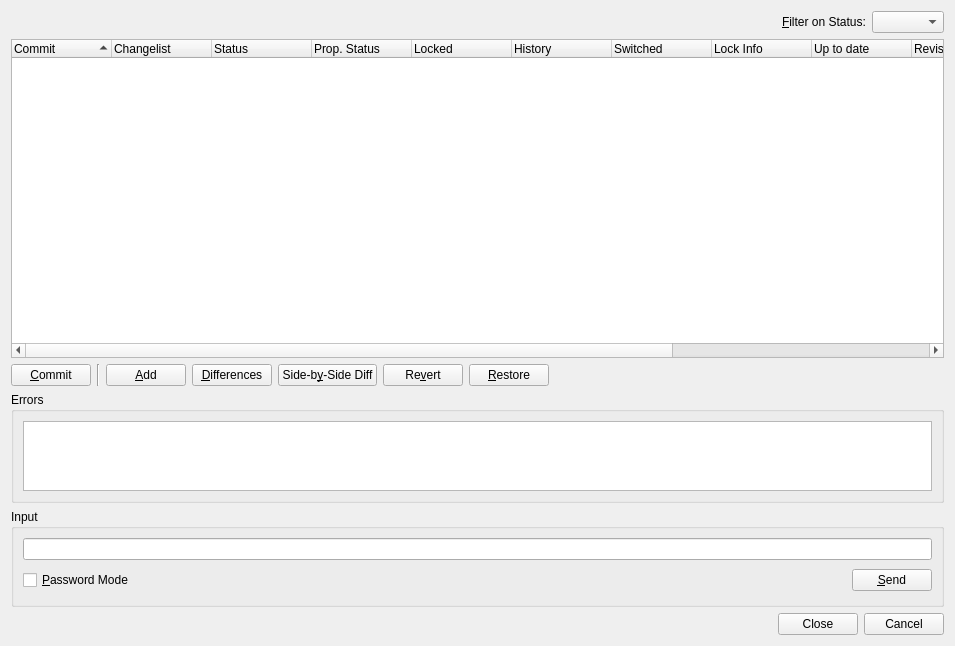
<?xml version="1.0" encoding="UTF-8"?>
<ui version="4.0">
 <class>SvnStatusDialog</class>
 <widget class="QWidget" name="SvnStatusDialog">
  <property name="geometry">
   <rect>
    <x>0</x>
    <y>0</y>
    <width>955</width>
    <height>646</height>
   </rect>
  </property>
  <property name="windowTitle">
   <string>Subversion Status</string>
  </property>
  <property name="whatsThis">
   <string>&lt;b&gt;Subversion Status&lt;/b&gt;
&lt;p&gt;This dialog shows the status of the selected file or project.&lt;/p&gt;</string>
  </property>
  <layout class="QVBoxLayout" name="verticalLayout">
   <item>
    <layout class="QHBoxLayout" name="horizontalLayout_2">
     <item>
      <spacer name="horizontalSpacer_2">
       <property name="orientation">
        <enum>Qt::Horizontal</enum>
       </property>
       <property name="sizeHint" stdset="0">
        <size>
         <width>40</width>
         <height>20</height>
        </size>
       </property>
      </spacer>
     </item>
     <item>
      <widget class="QLabel" name="label">
       <property name="text">
        <string>&amp;Filter on Status:</string>
       </property>
       <property name="buddy">
        <cstring>statusFilterCombo</cstring>
       </property>
      </widget>
     </item>
     <item>
      <widget class="QComboBox" name="statusFilterCombo">
       <property name="toolTip">
        <string>Select the status of entries to be shown</string>
       </property>
       <property name="sizeAdjustPolicy">
        <enum>QComboBox::AdjustToContents</enum>
       </property>
      </widget>
     </item>
    </layout>
   </item>
   <item>
    <widget class="QTreeWidget" name="statusList">
     <property name="sizePolicy">
      <sizepolicy hsizetype="Expanding" vsizetype="Expanding">
       <horstretch>0</horstretch>
       <verstretch>3</verstretch>
      </sizepolicy>
     </property>
     <property name="alternatingRowColors">
      <bool>true</bool>
     </property>
     <property name="selectionMode">
      <enum>QAbstractItemView::ExtendedSelection</enum>
     </property>
     <property name="rootIsDecorated">
      <bool>false</bool>
     </property>
     <property name="sortingEnabled">
      <bool>true</bool>
     </property>
     <column>
      <property name="text">
       <string>Commit</string>
      </property>
     </column>
     <column>
      <property name="text">
       <string>Changelist</string>
      </property>
     </column>
     <column>
      <property name="text">
       <string>Status</string>
      </property>
     </column>
     <column>
      <property name="text">
       <string>Prop. Status</string>
      </property>
     </column>
     <column>
      <property name="text">
       <string>Locked</string>
      </property>
     </column>
     <column>
      <property name="text">
       <string>History</string>
      </property>
     </column>
     <column>
      <property name="text">
       <string>Switched</string>
      </property>
     </column>
     <column>
      <property name="text">
       <string>Lock Info</string>
      </property>
     </column>
     <column>
      <property name="text">
       <string>Up to date</string>
      </property>
     </column>
     <column>
      <property name="text">
       <string>Revision</string>
      </property>
     </column>
     <column>
      <property name="text">
       <string>Last Change</string>
      </property>
     </column>
     <column>
      <property name="text">
       <string>Author</string>
      </property>
     </column>
     <column>
      <property name="text">
       <string>Path</string>
      </property>
     </column>
    </widget>
   </item>
   <item>
    <layout class="QHBoxLayout" name="horizontalLayout">
     <item>
      <widget class="QPushButton" name="commitButton">
       <property name="toolTip">
        <string>Commit the selected changes</string>
       </property>
       <property name="text">
        <string>&amp;Commit</string>
       </property>
      </widget>
     </item>
     <item>
      <widget class="Line" name="line">
       <property name="orientation">
        <enum>Qt::Vertical</enum>
       </property>
      </widget>
     </item>
     <item>
      <widget class="QPushButton" name="addButton">
       <property name="toolTip">
        <string>Add the selected entries to the repository</string>
       </property>
       <property name="text">
        <string>&amp;Add</string>
       </property>
      </widget>
     </item>
     <item>
      <widget class="QPushButton" name="diffButton">
       <property name="toolTip">
        <string>Show differences of the selected entries to the repository</string>
       </property>
       <property name="text">
        <string>&amp;Differences</string>
       </property>
      </widget>
     </item>
     <item>
      <widget class="QPushButton" name="sbsDiffButton">
       <property name="toolTip">
        <string>Show differences of the selected entry to the repository in a side-by-side manner</string>
       </property>
       <property name="text">
        <string>Side-b&amp;y-Side Diff</string>
       </property>
      </widget>
     </item>
     <item>
      <widget class="QPushButton" name="revertButton">
       <property name="toolTip">
        <string>Revert the selected entries to the last revision in the repository</string>
       </property>
       <property name="text">
        <string>Re&amp;vert</string>
       </property>
      </widget>
     </item>
     <item>
      <widget class="QPushButton" name="restoreButton">
       <property name="toolTip">
        <string>Restore the selected missing entries from the repository</string>
       </property>
       <property name="text">
        <string>&amp;Restore</string>
       </property>
      </widget>
     </item>
     <item>
      <spacer name="horizontalSpacer">
       <property name="orientation">
        <enum>Qt::Horizontal</enum>
       </property>
       <property name="sizeHint" stdset="0">
        <size>
         <width>40</width>
         <height>20</height>
        </size>
       </property>
      </spacer>
     </item>
    </layout>
   </item>
   <item>
    <widget class="QGroupBox" name="errorGroup">
     <property name="sizePolicy">
      <sizepolicy hsizetype="Preferred" vsizetype="Expanding">
       <horstretch>0</horstretch>
       <verstretch>1</verstretch>
      </sizepolicy>
     </property>
     <property name="title">
      <string>Errors</string>
     </property>
     <layout class="QVBoxLayout">
      <item>
       <widget class="QTextEdit" name="errors">
        <property name="readOnly">
         <bool>true</bool>
        </property>
        <property name="acceptRichText">
         <bool>false</bool>
        </property>
       </widget>
      </item>
     </layout>
    </widget>
   </item>
   <item>
    <widget class="QGroupBox" name="inputGroup">
     <property name="title">
      <string>Input</string>
     </property>
     <layout class="QGridLayout">
      <item row="1" column="1">
       <spacer>
        <property name="orientation">
         <enum>Qt::Horizontal</enum>
        </property>
        <property name="sizeType">
         <enum>QSizePolicy::Expanding</enum>
        </property>
        <property name="sizeHint" stdset="0">
         <size>
          <width>327</width>
          <height>29</height>
         </size>
        </property>
       </spacer>
      </item>
      <item row="1" column="2">
       <widget class="QPushButton" name="sendButton">
        <property name="toolTip">
         <string>Press to send the input to the subversion process</string>
        </property>
        <property name="text">
         <string>&amp;Send</string>
        </property>
        <property name="shortcut">
         <string>Alt+S</string>
        </property>
       </widget>
      </item>
      <item row="0" column="0" colspan="3">
       <widget class="QLineEdit" name="input">
        <property name="toolTip">
         <string>Enter data to be sent to the subversion process</string>
        </property>
       </widget>
      </item>
      <item row="1" column="0">
       <widget class="QCheckBox" name="passwordCheckBox">
        <property name="toolTip">
         <string>Select to switch the input field to password mode</string>
        </property>
        <property name="text">
         <string>&amp;Password Mode</string>
        </property>
        <property name="shortcut">
         <string>Alt+P</string>
        </property>
       </widget>
      </item>
     </layout>
    </widget>
   </item>
   <item>
    <widget class="QDialogButtonBox" name="buttonBox">
     <property name="orientation">
      <enum>Qt::Horizontal</enum>
     </property>
     <property name="standardButtons">
      <set>QDialogButtonBox::Cancel|QDialogButtonBox::Close</set>
     </property>
    </widget>
   </item>
  </layout>
 </widget>
 <pixmapfunction>qPixmapFromMimeSource</pixmapfunction>
 <tabstops>
  <tabstop>statusFilterCombo</tabstop>
  <tabstop>statusList</tabstop>
  <tabstop>commitButton</tabstop>
  <tabstop>addButton</tabstop>
  <tabstop>diffButton</tabstop>
  <tabstop>sbsDiffButton</tabstop>
  <tabstop>revertButton</tabstop>
  <tabstop>restoreButton</tabstop>
  <tabstop>errors</tabstop>
  <tabstop>input</tabstop>
  <tabstop>passwordCheckBox</tabstop>
  <tabstop>sendButton</tabstop>
  <tabstop>buttonBox</tabstop>
 </tabstops>
 <resources/>
 <connections/>
</ui>
